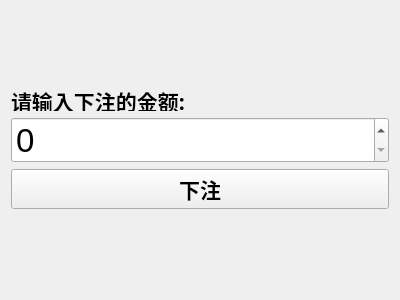
<?xml version="1.0" encoding="UTF-8"?>
<ui version="4.0">
 <class>Casino</class>
 <widget class="QWidget" name="Casino">
  <property name="geometry">
   <rect>
    <x>0</x>
    <y>0</y>
    <width>400</width>
    <height>300</height>
   </rect>
  </property>
  <property name="windowTitle">
   <string>Form</string>
  </property>
  <layout class="QGridLayout" name="gridLayout">
   <item row="0" column="0">
    <layout class="QVBoxLayout" name="verticalLayout">
     <item>
      <widget class="QLabel" name="label">
       <property name="sizePolicy">
        <sizepolicy hsizetype="Preferred" vsizetype="Minimum">
         <horstretch>0</horstretch>
         <verstretch>0</verstretch>
        </sizepolicy>
       </property>
       <property name="minimumSize">
        <size>
         <width>0</width>
         <height>20</height>
        </size>
       </property>
       <property name="maximumSize">
        <size>
         <width>16777215</width>
         <height>20</height>
        </size>
       </property>
       <property name="font">
        <font>
         <family>Agency FB</family>
         <pointsize>16</pointsize>
         <weight>75</weight>
         <bold>true</bold>
        </font>
       </property>
       <property name="text">
        <string>请输入下注的金额:</string>
       </property>
      </widget>
     </item>
     <item>
      <widget class="QSpinBox" name="num">
       <property name="font">
        <font>
         <family>Arial</family>
         <pointsize>25</pointsize>
         <weight>50</weight>
         <bold>false</bold>
        </font>
       </property>
       <property name="maximum">
        <number>9999999</number>
       </property>
      </widget>
     </item>
     <item>
      <widget class="QPushButton" name="Btn">
       <property name="font">
        <font>
         <family>Agency FB</family>
         <pointsize>16</pointsize>
         <weight>75</weight>
         <bold>true</bold>
        </font>
       </property>
       <property name="text">
        <string>下注</string>
       </property>
      </widget>
     </item>
    </layout>
   </item>
  </layout>
 </widget>
 <resources/>
 <connections/>
</ui>
